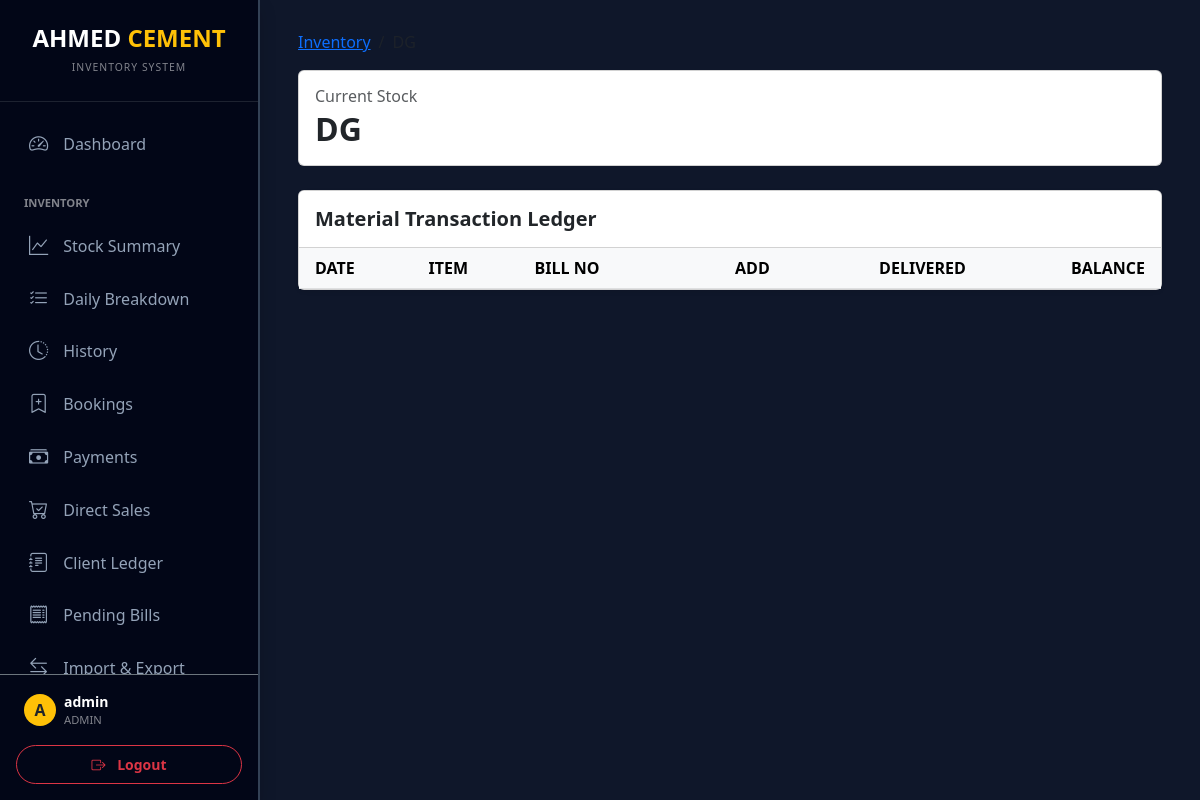
The page /material_ledger/1 (signed in) on the database as committed earlier.
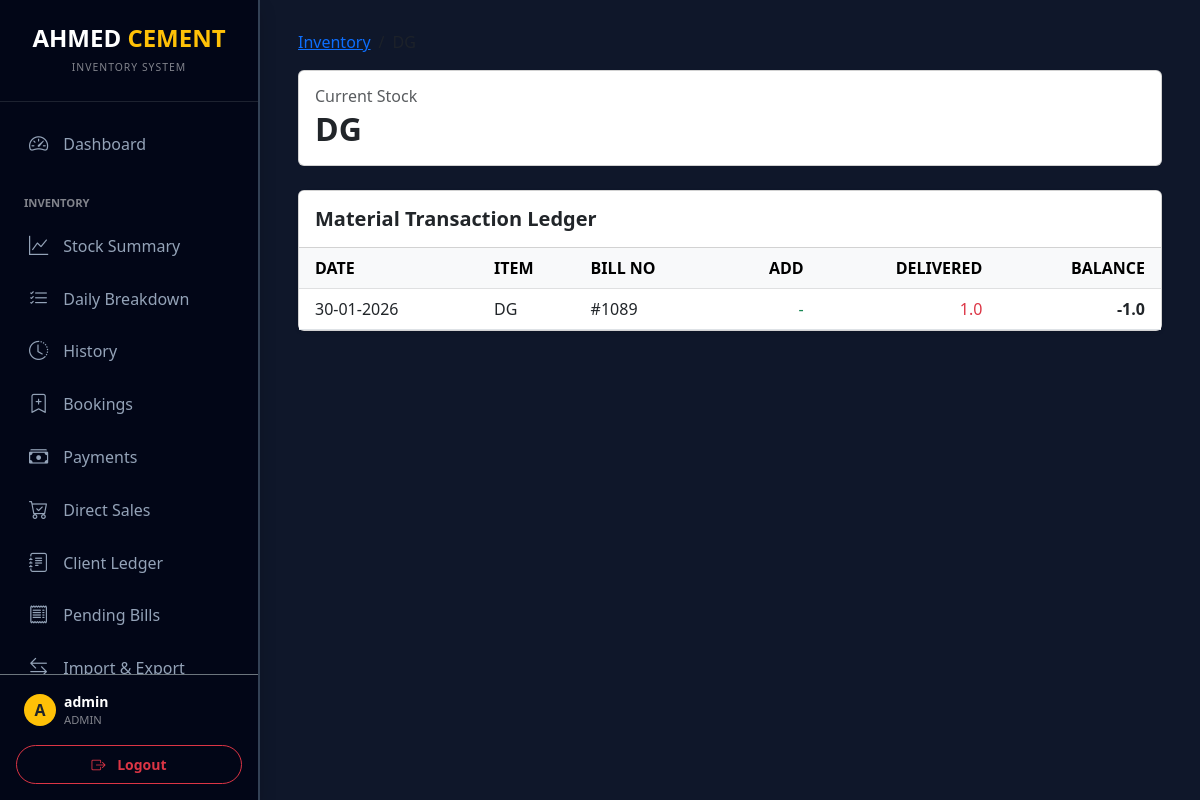
The same page on the database as committed later.
### models.py (models this page shows)
class DirectSaleItem(db.Model):
    id = db.Column(db.Integer, primary_key=True)
    sale_id = db.Column(db.Integer, db.ForeignKey('direct_sale.id'))
    product_name = db.Column(db.String(100))
    qty = db.Column(db.Float, default=0.0)
    price_at_time = db.Column(db.Float, default=0.0)

class DirectSale(db.Model):
    id = db.Column(db.Integer, primary_key=True)
    client_name = db.Column(db.String(100))
    amount = db.Column(db.Float)
    paid_amount = db.Column(db.Float, default=0.0)
    date_posted = db.Column(db.DateTime, default=datetime.utcnow)
    manual_bill_no = db.Column(db.String(50))
    auto_bill_no = db.Column(db.String(50))
    photo_path = db.Column(db.String(200))
    category = db.Column(db.String(50), index=True, nullable=True)
    invoice_id = db.Column(db.Integer, db.ForeignKey('invoice.id'), nullable=True)
    invoice = db.relationship('Invoice', backref='direct_sales')
    items = db.relationship('DirectSaleItem', backref='direct_sale', cascade="all, delete-orphan")

### main.py (the view, shortened to what this page needs)
@app.route('/material_ledger/<int:mat_id>')
@login_required
def material_ledger_page(mat_id):
    material = Material.query.get_or_404(mat_id)
    stock_ins = Entry.query.filter_by(material=material.name, type='IN').all()
    sales = DirectSaleItem.query.filter_by(product_name=material.name).all()
    all_transactions = []
    for s in sales:
        all_transactions.append({
            'date': s.direct_sale.date_posted,
            'item': s.product_name,
            'bill_no': s.direct_sale.auto_bill_no,
            'add': 0,
            'delivered': s.qty
        })
    all_transactions.sort(key=lambda x: x['date'])
    history = []
    running_balance = 0
    for t in all_transactions:
        running_balance += (t['add'] - t['delivered'])
        history.append({
            'date': t['date'].strftime('%d-%m-%Y'),
            'item': t['item'],
            'bill_no': t['bill_no'],
            'add': t['add'],
            'delivered': t['delivered'],
            'balance': running_balance
        })
    return render_template('material_ledger.html',
                           material=material,
                           history=history)

### main.py (called while the page is built)
@login_manager.user_loader
def load_user(user_id):
    return db.session.get(User, int(user_id))

### templates/material_ledger.html (shortened to what this page needs)
{% extends "layout.html" %}
{% block content %}
<nav aria-label="breadcrumb">
  <ol class="breadcrumb">
    <li class="breadcrumb-item"><a href="/materials">Inventory</a></li>
    <li class="breadcrumb-item active">{{ material.name }}</li>
  </ol>
</nav>
<div class="card mb-4">
    <div class="card-body">
        <div class="row align-items-center">
            <div class="col">
                <h6 class="text-muted mb-1">Current Stock</h6>
                <h2 class="mb-0 fw-bold">{{ material.name }}</h2>
            </div>
            <div class="col text-end">
            </div>
        </div>
    </div>
</div>
<div class="card shadow-sm">
    <div class="card-header bg-white py-3">
        <h5 class="mb-0 fw-bold">Material Transaction Ledger</h5>
    </div>
    <div class="card-body p-0">
        <div class="table-responsive">
            <table class="table table-hover mb-0">
                <thead class="table-light">
                    <tr>
                        <th class="ps-3">DATE</th>
                        <th>ITEM</th>
                        <th>BILL NO</th>
                        <th class="text-end">ADD</th>
                        <th class="text-end">DELIVERED</th>
                        <th class="text-end pe-3">BALANCE</th>
                    </tr>
                </thead>
                <tbody>
                    {% for item in history %}
                    <tr>
                        <td class="ps-3">{{ item.date }}</td>
                        <td>{{ item.item }}</td>
                        <td>{{ item.bill_no }}</td>
                        <td class="text-end text-success">{{ item.add if item.add > 0 else "-" }}</td>
                        <td class="text-end text-danger">{{ item.delivered if item.delivered > 0 else "-" }}</td>
                        <td class="text-end pe-3 fw-bold">{{ item.balance }}</td>
                    </tr>
                    {% endfor %}
                </tbody>
            </table>
        </div>
    </div>
</div>
{% endblock %}

Rows that differ between the two databases and show on the page:
added DirectSaleItem: item "DG", qty "1.0"
added DirectSale: bill_no "#1089"
Other text that changed with them:
new list line: "30-01-2026 - -1.0"
